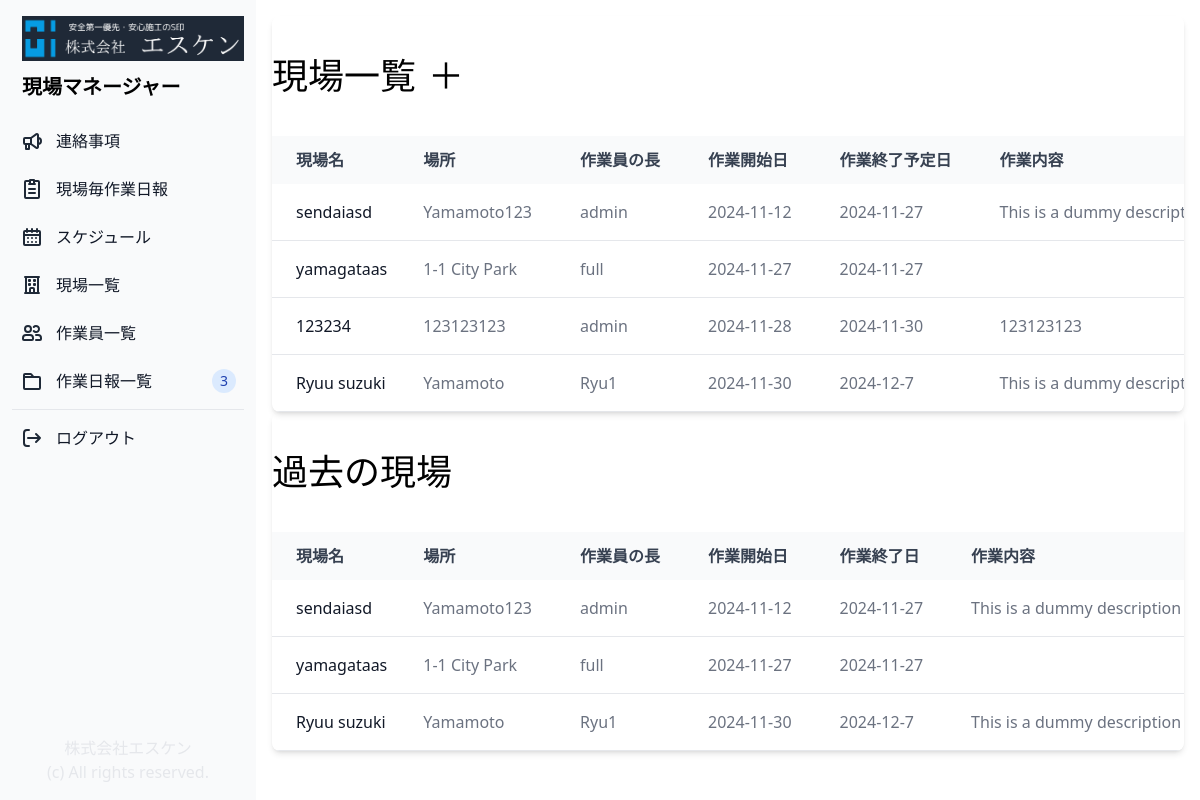
Page /genba_list/ (signed in) on the earlier database version.
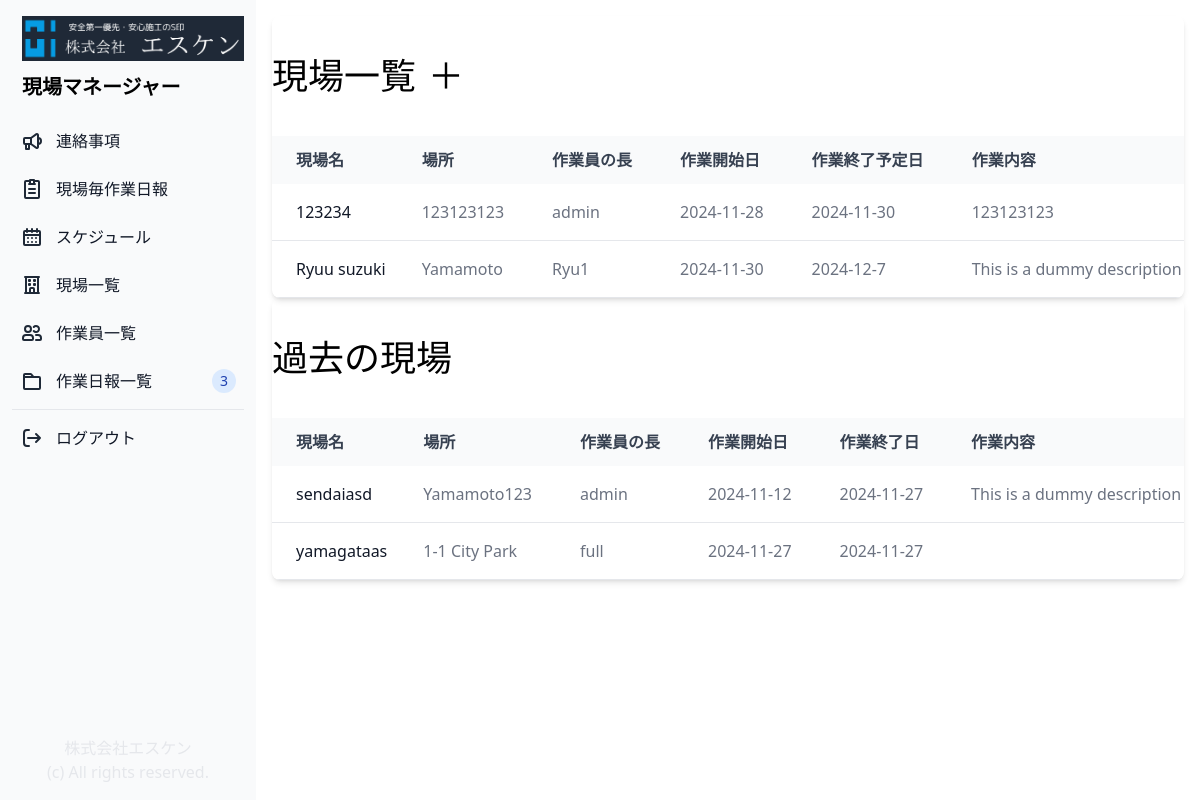
Same page on the later database version.
### genba/models.py (models this page shows, shortened)
class Genba(models.Model):
    head_person = models.ForeignKey(Profile, related_name="head_person", on_delete=models.CASCADE, null=True)
    attendees = models.ManyToManyField(Profile, related_name="attendees", blank=True)
    name = models.CharField("Genba", max_length=255)
    client = models.CharField("Client", max_length=255)
    address = models.CharField("Address", max_length=255)
    job_description = models.CharField("Job description", max_length=255, blank=True, null=True)
    note = models.CharField("Note", max_length=255, blank=True, null=True)
    start_date = models.DateTimeField("Start date")
    end_date = models.DateTimeField("End date")
    is_active = models.BooleanField(default=True)
    created_at = models.DateTimeField(auto_now_add=True)
    @property
    def Is_past(self):
        today = date.today()
        if self.end_date.date() < today:
            text = "Past"
        else:
            text = "Future"
        return text

class Profile(models.Model):
    CONTRACT_TYPES = (
        ('元請', '元請'),
        ('正社員', '正社員'),
        ('管理', '管理'),
    )
    contract_type = models.CharField(max_length=50, choices=CONTRACT_TYPES, blank=True)
    user = models.OneToOneField(User, on_delete=models.CASCADE)
    fullname = models.CharField(max_length=20, blank=True)
    phone = models.CharField(max_length=20, blank=True)
    note = models.CharField(max_length=500, blank=True)
    is_active = models.BooleanField(default=True)
    created_at = models.DateTimeField(auto_now_add=True)
    updated_at = models.DateTimeField(auto_now=True)
    def __str__(self):
        return f"{self.fullname}"

### genba/views.py (the view)
# urls.py: path('genba_list/', views.genba_list, name="genba_list"),
@login_required(login_url='/login_user/')
def genba_list(request):
    genbas = Genba.objects.all()
    return render(request, "genba_list.html", {"genbas": genbas})

### genba/templates/genba_list.html (shortened to what the changed rows need)
{% extends "base.html" %}
{% block content %}
<div class="p-4 sm:ml-64">
    <div class="relative overflow-x-auto shadow-md sm:rounded-lg">
        <div class="px-auto">
            <h1 class="text-4xl py-10">現場一覧<a class="pl-3" href="{% url 'add_genba' %}">＋</a></h1>
        </div>
        <table class="w-full text-normal text-left rtl:text-right text-gray-500 dark:text-gray-400">
            <thead
                class="text-normal text-gray-700 uppercase bg-gray-50 whitespace-nowrap dark:bg-gray-700 dark:text-gray-400">
                <tr>
                    <th scope="col" class="px-6 py-3">
                        現場名
                    </th>
                    <th scope="col" class="px-6 py-3">
                        場所
                    </th>
                    <th scope="col" class="px-6 py-3">
                        作業員の長
                    </th>
                    <th scope="col" class="px-6 py-3">
                        作業開始日
                    </th>
                    <th scope="col" class="px-6 py-3">
                        作業終了予定日
                    </th>
                    <th scope="col" class="px-6 py-3">
                        作業内容
                    </th>
                </tr>
            </thead>
            <tbody>
                {% if genbas %}
                {% for genba in genbas %}
                {% if genba.is_active == True or genba.Is_past == "Future" %}
                <tr class="border-b">
                    <th scope="row" class="pl-6 pr-3 py-4 font-medium whitespace-nowrap text-gray-900">
                        <a href="{% url 'genba_details' genba.id %}">
                            {{ genba.name }}
                        </a>
                    </th>
                    <td class="px-6 py-4 whitespace-nowrap">
                        {{ genba.address }}
                    </td>
                    <td class="px-6 py-4 whitespace-nowrap">
                        {{ genba.head_person }}
                    </td>
                    <td class="px-6 py-4 whitespace-nowrap">
                        {{ genba.start_date | date:"Y-m-j" }}
                    </td>
                    <td class="px-6 py-4 whitespace-nowrap">
                        {{ genba.end_date | date:"Y-m-j" }}
                    </td>
                    <td class="px-6 py-4 whitespace-nowrap">
                        {{ genba.job_description }}
                    </td>
                </tr>
                {% endif %}
                {% endfor %}
                {% endif %}
            </tbody>
        </table>
    </div>
    <div class="relative overflow-x-auto shadow-md sm:rounded-lg">
        <div class="px-auto">
            <h1 class="text-4xl py-10">過去の現場</h1>
        </div>
        <table class="w-full text-normal text-left rtl:text-right text-gray-500 dark:text-gray-400">
            <thead
                class="text-normal text-gray-700 uppercase bg-gray-50 whitespace-nowrap dark:bg-gray-700 dark:text-gray-400">
                <tr>
                    <th scope="col" class="px-6 py-3">
                        現場名
                    </th>
                    <th scope="col" class="px-6 py-3">
                        場所
                    </th>
                    <th scope="col" class="px-6 py-3">
                        作業員の長
                    </th>
                    <th scope="col" class="px-6 py-3">
                        作業開始日
                    </th>
                    <th scope="col" class="px-6 py-3">
                        作業終了日
                    </th>
                    <th scope="col" class="px-6 py-3">
                        作業内容
                    </th>
                </tr>
            </thead>
            <tbody>
                {% if genbas %}
                {% for genba in genbas %}
                {% if genba.is_active == False or genba.Is_past == "Past" %}
                <tr class="border-b">
                    <th scope="row" class="pl-6 pr-3 py-4 font-medium whitespace-nowrap text-gray-900">
                        <a href="{% url 'genba_details' genba.id %}">
                            {{ genba.name }}
                        </a>
                    </th>
                    <td class="px-6 py-4 whitespace-nowrap">
                        {{ genba.address }}
                    </td>
                    <td class="px-6 py-4 whitespace-nowrap">
                        {{ genba.head_person }}
                    </td>
                    <td class="px-6 py-4 whitespace-nowrap">
                        {{ genba.start_date | date:"Y-m-j" }}
                    </td>
                    <td class="px-6 py-4 whitespace-nowrap">
                        {{ genba.end_date | date:"Y-m-j" }}
                    </td>
                    <td class="px-6 py-4 whitespace-nowrap">
                        {{ genba.job_description }}
                    </td>
                </tr>
                {% endif %}
                {% endfor %}
                {% endif %}
            </tbody>
        </table>
    </div>
</div>
{% endblock content %}

Differences in the rows shown:
no longer on one of the page's lists (row edited): Genba: name "Ryuu suzuki", address "Yamamoto", head_person "Ryu1", start_date "2024-11-30", end_date "2024-12-7", job_description "This is a dummy description"
no longer on one of the page's lists (row edited): Genba: name "sendaiasd", address "Yamamoto123", head_person "admin", start_date "2024-11-12", end_date "2024-11-27", job_description "This is a dummy…"
no longer on one of the page's lists (row edited): Genba: name "yamagataas", address "1-1 City Park", head_person "full", start_date "2024-11-27", end_date "2024-11-27"
changed Genba "Ryuu suzuki": job_description "This is a dummy…" → "This is a dummy description"
